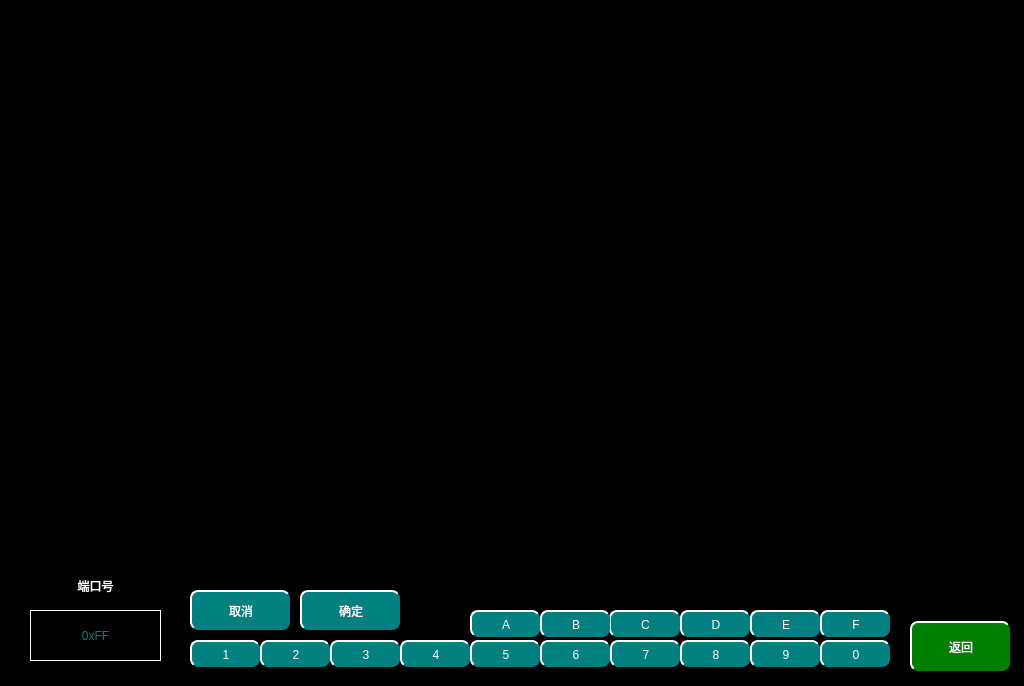
<?xml version="1.0" encoding="UTF-8"?>
<ui version="4.0">
 <class>MaintaincePortsDataPage</class>
 <widget class="QWidget" name="MaintaincePortsDataPage">
  <property name="geometry">
   <rect>
    <x>0</x>
    <y>0</y>
    <width>1024</width>
    <height>686</height>
   </rect>
  </property>
  <property name="windowTitle">
   <string>Form</string>
  </property>
  <property name="styleSheet">
   <string notr="true">QWidget
{
		background-color:black;
}
QPushButton
{
	font: 20px, &quot;微软雅黑&quot;;
    color: white;
		border-radius:8px;
background-color: rgb(0, 128, 128);
	border-top: 2px solid white;	
	border-left: 2px solid white;
}</string>
  </property>
  <widget class="QPushButton" name="returnBtn">
   <property name="geometry">
    <rect>
     <x>910</x>
     <y>621</y>
     <width>100</width>
     <height>50</height>
    </rect>
   </property>
   <property name="focusPolicy">
    <enum>Qt::NoFocus</enum>
   </property>
   <property name="styleSheet">
    <string notr="true">QPushButton
{
	font: 20px, &quot;微软雅黑&quot;;
    color: white;
	background-color: rgb(0, 128, 0);
    border-top: 2px solid white;
	border-left: 2px solid white;

}</string>
   </property>
   <property name="text">
    <string>返回</string>
   </property>
  </widget>
  <widget class="QPushButton" name="Num1">
   <property name="geometry">
    <rect>
     <x>190</x>
     <y>640</y>
     <width>70</width>
     <height>27</height>
    </rect>
   </property>
   <property name="focusPolicy">
    <enum>Qt::NoFocus</enum>
   </property>
   <property name="text">
    <string>1</string>
   </property>
  </widget>
  <widget class="QPushButton" name="Num2">
   <property name="geometry">
    <rect>
     <x>260</x>
     <y>640</y>
     <width>70</width>
     <height>27</height>
    </rect>
   </property>
   <property name="focusPolicy">
    <enum>Qt::NoFocus</enum>
   </property>
   <property name="text">
    <string>2</string>
   </property>
  </widget>
  <widget class="QPushButton" name="Num3">
   <property name="geometry">
    <rect>
     <x>330</x>
     <y>640</y>
     <width>70</width>
     <height>27</height>
    </rect>
   </property>
   <property name="focusPolicy">
    <enum>Qt::NoFocus</enum>
   </property>
   <property name="text">
    <string>3</string>
   </property>
  </widget>
  <widget class="QPushButton" name="Num4">
   <property name="geometry">
    <rect>
     <x>400</x>
     <y>640</y>
     <width>70</width>
     <height>27</height>
    </rect>
   </property>
   <property name="focusPolicy">
    <enum>Qt::NoFocus</enum>
   </property>
   <property name="text">
    <string>4</string>
   </property>
  </widget>
  <widget class="QPushButton" name="Num5">
   <property name="geometry">
    <rect>
     <x>470</x>
     <y>640</y>
     <width>70</width>
     <height>27</height>
    </rect>
   </property>
   <property name="focusPolicy">
    <enum>Qt::NoFocus</enum>
   </property>
   <property name="text">
    <string>5</string>
   </property>
  </widget>
  <widget class="QPushButton" name="Num6">
   <property name="geometry">
    <rect>
     <x>540</x>
     <y>640</y>
     <width>70</width>
     <height>27</height>
    </rect>
   </property>
   <property name="focusPolicy">
    <enum>Qt::NoFocus</enum>
   </property>
   <property name="text">
    <string>6</string>
   </property>
  </widget>
  <widget class="QPushButton" name="Num7">
   <property name="geometry">
    <rect>
     <x>610</x>
     <y>640</y>
     <width>70</width>
     <height>27</height>
    </rect>
   </property>
   <property name="focusPolicy">
    <enum>Qt::NoFocus</enum>
   </property>
   <property name="text">
    <string>7</string>
   </property>
  </widget>
  <widget class="QPushButton" name="Num8">
   <property name="geometry">
    <rect>
     <x>680</x>
     <y>640</y>
     <width>70</width>
     <height>27</height>
    </rect>
   </property>
   <property name="focusPolicy">
    <enum>Qt::NoFocus</enum>
   </property>
   <property name="text">
    <string>8</string>
   </property>
  </widget>
  <widget class="QPushButton" name="Num9">
   <property name="geometry">
    <rect>
     <x>750</x>
     <y>640</y>
     <width>70</width>
     <height>27</height>
    </rect>
   </property>
   <property name="focusPolicy">
    <enum>Qt::NoFocus</enum>
   </property>
   <property name="text">
    <string>9</string>
   </property>
  </widget>
  <widget class="QPushButton" name="Num0">
   <property name="geometry">
    <rect>
     <x>820</x>
     <y>640</y>
     <width>70</width>
     <height>27</height>
    </rect>
   </property>
   <property name="focusPolicy">
    <enum>Qt::NoFocus</enum>
   </property>
   <property name="text">
    <string>0</string>
   </property>
  </widget>
  <widget class="QPushButton" name="NumA">
   <property name="geometry">
    <rect>
     <x>470</x>
     <y>610</y>
     <width>70</width>
     <height>27</height>
    </rect>
   </property>
   <property name="focusPolicy">
    <enum>Qt::NoFocus</enum>
   </property>
   <property name="text">
    <string>A</string>
   </property>
  </widget>
  <widget class="QPushButton" name="NumC">
   <property name="geometry">
    <rect>
     <x>609</x>
     <y>610</y>
     <width>71</width>
     <height>27</height>
    </rect>
   </property>
   <property name="focusPolicy">
    <enum>Qt::NoFocus</enum>
   </property>
   <property name="text">
    <string>C</string>
   </property>
  </widget>
  <widget class="QPushButton" name="NumE">
   <property name="geometry">
    <rect>
     <x>750</x>
     <y>610</y>
     <width>70</width>
     <height>27</height>
    </rect>
   </property>
   <property name="focusPolicy">
    <enum>Qt::NoFocus</enum>
   </property>
   <property name="text">
    <string>E</string>
   </property>
  </widget>
  <widget class="QPushButton" name="NumD">
   <property name="geometry">
    <rect>
     <x>680</x>
     <y>610</y>
     <width>70</width>
     <height>27</height>
    </rect>
   </property>
   <property name="focusPolicy">
    <enum>Qt::NoFocus</enum>
   </property>
   <property name="text">
    <string>D</string>
   </property>
  </widget>
  <widget class="QPushButton" name="NumF">
   <property name="geometry">
    <rect>
     <x>820</x>
     <y>610</y>
     <width>70</width>
     <height>27</height>
    </rect>
   </property>
   <property name="focusPolicy">
    <enum>Qt::NoFocus</enum>
   </property>
   <property name="text">
    <string>F</string>
   </property>
  </widget>
  <widget class="QPushButton" name="NumB">
   <property name="geometry">
    <rect>
     <x>540</x>
     <y>610</y>
     <width>70</width>
     <height>27</height>
    </rect>
   </property>
   <property name="focusPolicy">
    <enum>Qt::NoFocus</enum>
   </property>
   <property name="text">
    <string>B</string>
   </property>
  </widget>
  <widget class="QPushButton" name="CancelBtn">
   <property name="geometry">
    <rect>
     <x>190</x>
     <y>590</y>
     <width>100</width>
     <height>40</height>
    </rect>
   </property>
   <property name="focusPolicy">
    <enum>Qt::NoFocus</enum>
   </property>
   <property name="text">
    <string>取消</string>
   </property>
  </widget>
  <widget class="QPushButton" name="ConfirmBtn">
   <property name="geometry">
    <rect>
     <x>300</x>
     <y>590</y>
     <width>100</width>
     <height>40</height>
    </rect>
   </property>
   <property name="focusPolicy">
    <enum>Qt::NoFocus</enum>
   </property>
   <property name="text">
    <string>确定</string>
   </property>
  </widget>
  <widget class="QLabel" name="PortAddressLbl">
   <property name="geometry">
    <rect>
     <x>30</x>
     <y>610</y>
     <width>131</width>
     <height>51</height>
    </rect>
   </property>
   <property name="styleSheet">
    <string notr="true">border: 1px solid white;
color:rgb(0,128,128);
font:28px &quot;微软雅黑&quot;;</string>
   </property>
   <property name="text">
    <string>0xFF</string>
   </property>
   <property name="alignment">
    <set>Qt::AlignCenter</set>
   </property>
  </widget>
  <widget class="QLabel" name="lbl1">
   <property name="geometry">
    <rect>
     <x>30</x>
     <y>570</y>
     <width>131</width>
     <height>31</height>
    </rect>
   </property>
   <property name="styleSheet">
    <string notr="true">font:20px &quot;微软雅黑&quot;;
color:white;</string>
   </property>
   <property name="text">
    <string>端口号</string>
   </property>
   <property name="alignment">
    <set>Qt::AlignCenter</set>
   </property>
  </widget>
 </widget>
 <resources/>
 <connections/>
</ui>
